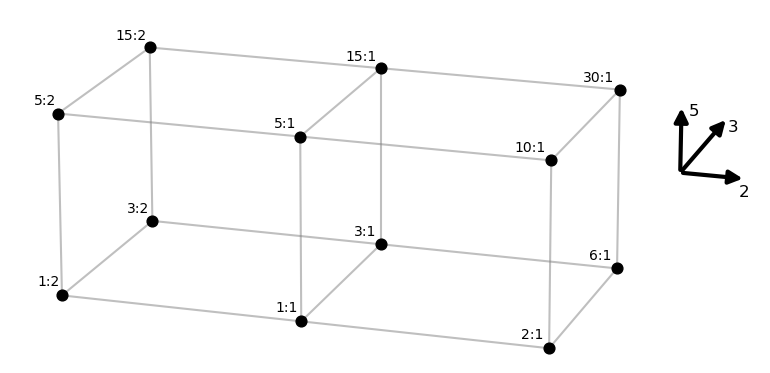

The Python source for this figure:
from matplotlib import pyplot as plt
from mpl_toolkits import mplot3d
import numpy as np
import itertools
from fractions import Fraction
from matplotlib.patches import FancyArrowPatch
from mpl_toolkits.mplot3d import proj3d

class Arrow3D(FancyArrowPatch):
    def __init__(self, xs, ys, zs, *args, **kwargs):
        FancyArrowPatch.__init__(self, (0,0), (0,0), *args, **kwargs)
        self._verts3d = xs, ys, zs

    def draw(self, renderer):
        xs3d, ys3d, zs3d = self._verts3d
        xs, ys, zs = proj3d.proj_transform(xs3d, ys3d, zs3d, renderer.M)
        self.set_positions((xs[0],ys[0]),(xs[1],ys[1]))
        FancyArrowPatch.draw(self, renderer)

# def get_connections(pts):
#     combs = list(itertools.combinations(range(len(pts))))
#     combs = [i for i in combs if np.abs(np.sum(pts[i[0]] - pts[i[1]])) == 1]
#     print(combs)
#     print(pts)
    

#grids
bounds = [0, 2]
points = np.arange(bounds[0], bounds[1]+1)
fig = plt.figure(figsize=[8, 8])
ax = mplot3d.Axes3D(fig, elev=16, azim=-72)

primes = np.array((2.0, 3.0, 5.0))

pts = np.array([
[0, 0, 0], 
[1, 0, 0],
[2, 0, 0], 
[0, 1, 0],
[1, 1, 0],
[2, 1, 0], 
[0, 0, 1], 
[1, 0, 1],
[2, 0, 1], 
[0, 1, 1], 
[1, 1, 1],
[2, 1, 1]
])
pts += [-1, 0, 0]


def get_ratios(pts, primes):
    prods = np.product(primes ** pts, axis=1)
    fracs = [str(Fraction(i).numerator) + ':' + str(Fraction(i).denominator) for i in prods]
    return fracs
    

segments = np.array([
[[0, 2], [0, 0], [0, 0]],
[[0, 2], [0, 0], [1, 1]],
[[0, 2], [1, 1], [0, 0]],
[[0, 2], [1, 1], [1, 1]],
[[0, 0], [0, 1], [0, 0]],
[[1, 1], [0, 1], [0, 0]],
[[2, 2], [0, 1], [0, 0]],
[[0, 0], [0, 1], [1, 1]],
[[1, 1], [0, 1], [1, 1]],
[[2, 2], [0, 1], [1, 1]],
[[0, 0], [0, 0], [0, 1]],
[[1, 1], [0, 0], [0, 1]],
[[2, 2], [0, 0], [0, 1]],
[[0, 0], [1, 1], [0, 1]],
[[1, 1], [1, 1], [0, 1]],
[[2, 2], [1, 1], [0, 1]]
])
segments += np.array([[-1, -1], [0, 0], [0, 0]])

ratios = get_ratios(pts, primes)
ax.scatter(pts[:, 0], pts[:, 1], pts[:, 2], color='black', depthshade=False, s=60)
for i, pt in enumerate(pts):
    ax.text(pt[0] - 0.05, pt[1] + 0.1, pt[2], ratios[i], color='black', horizontalalignment='right')
for seg in segments:
    ax.plot(seg[0], seg[1], seg[2], color='grey', alpha=0.5)

x_arrow = Arrow3D([1.5, 1.75], [0, 0], [1, 1], mutation_scale=20, lw=3, arrowstyle='-|>', color='black')
y_arrow = Arrow3D([1.5, 1.5], [0, 0.75], [1, 1], mutation_scale=20, lw=3, arrowstyle='-|>', color='black')
z_arrow = Arrow3D([1.5, 1.5], [0, 0], [1, 1.35], mutation_scale=20, lw=3, arrowstyle='-|>', color='black')



ax.text(1.725, 0, 0.9, '2', color='black', size='large')
ax.text(1.5, 0.75, 0.925, '3', color='black', size='large')
ax.text(1.53, 0, 1.3, '5', color='black', size='large')

    
ax.set_axis_off()
ax.set_xlim3d([-1, 1])
ax.set_ylim3d([0, 2])
ax.set_zlim3d([0, 2])
# set_axes_equal(ax)
plt.savefig('figure_1.png')
